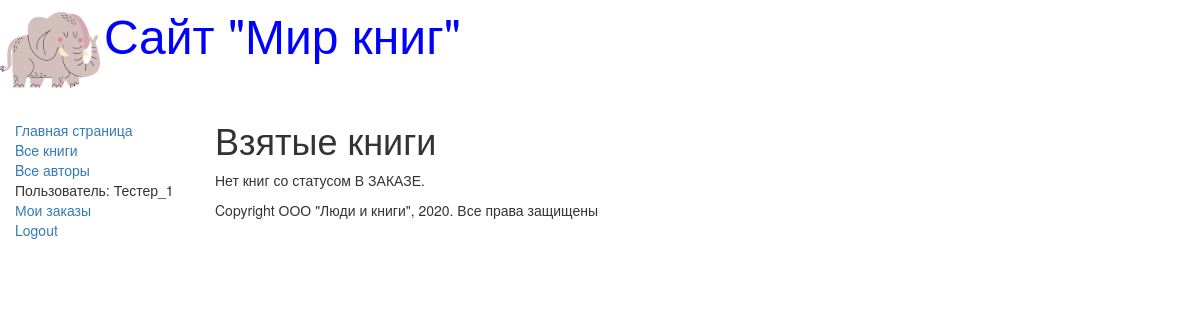
Before: /mybooks/ (signed in) with the older database file.
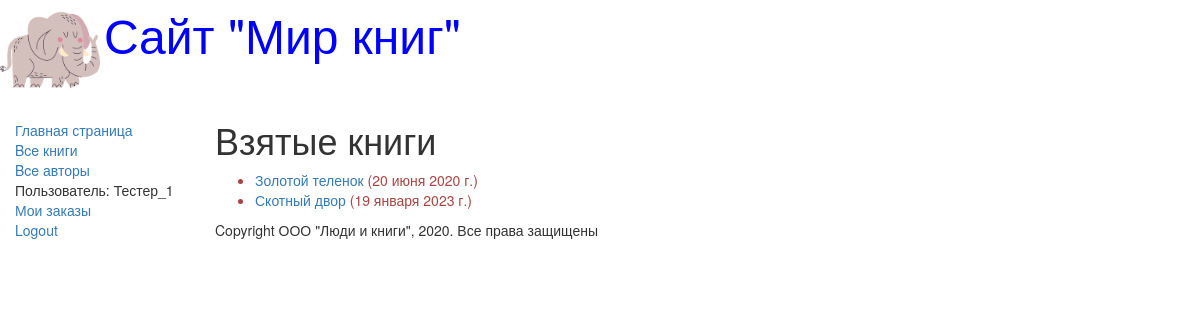
After: the same page with the newer database file.
### catalog/models.py (models this page shows, shortened)
class BookInstance(models.Model):
    book = models.ForeignKey('Book', on_delete=models.CASCADE, null=True)
    inv_nom = models.CharField(max_length=20, null=True,
                               verbose_name='Инвентарный номер',
                               help_text='Введите инвентарный номер экземпляра')
    imprint = models.CharField(max_length=200, verbose_name='Издательство',
                               help_text='Введите издательство и год выпуска')
    status = models.ForeignKey('Status', on_delete=models.CASCADE, null=True,
                               verbose_name='Статус экземпляра книги',
                               help_text='Изменить состояние экземпляра')
    due_back = models.DateField(null=True, blank=True,
                                verbose_name='Дата окончания статуса',
                                help_text='Введите конец срока статуса')
    borrower = models.ForeignKey(User, on_delete=models.SET_NULL, null=True,
                                 blank=True, verbose_name='Заказчик',
                                 help_text='Выберите заказчика книги')
    class Meta:
        ordering = ["due_back"]
    @property
    def is_overdue(self):
        if self.due_back and date.today() > self.due_back: # if self.due_back -- это проверка на пустую дату
            return True
        else:
            return False

class Book(models.Model):
    title = models.CharField(max_length=200, help_text='Ведите название книги',
                             verbose_name='Название книги')
    genre = models.ForeignKey('Genre', on_delete=models.CASCADE,
                              help_text='Выберите жанр книги',
                              verbose_name='Жанр книги', null=True)
    language = models.ForeignKey('Language', on_delete=models.CASCADE,
                                 help_text='Выберите язык книги',
                                 verbose_name='Язык книги', null=True)
    author = models.ManyToManyField('Author', # null=True, <--  null has no effect on ManyToManyField
                              help_text='Выберите автора книги',
                              verbose_name='Автора книги')
    summary = models.TextField(max_length=1000, verbose_name='Аннотация книги',
                               help_text='Введите краткое описание книги')
    isbn = models.CharField(max_length=13, verbose_name='ISBN книги',
                            help_text='Должно содержать 13 символов')
    def display_author(self):
        return ', '.join([author.last_name for author in self.author.all()])
    display_author.short_description = 'Авторы'

### catalog/views.py (the view)
# urls.py: url(r'^mybooks/$', views.LoanedBooksByUserListView.as_view(), name='my-borrowed'),
class LoanedBooksByUserListView(LoginRequiredMixin, generic.ListView):
    model = BookInstance
    template_name = 'catalog/bookinstance_list_borrowed_user.html'
    paginate_by = 10
    def get_queryset(self):
        return BookInstance.objects.filter(borrower=self.request.user).filter(status__exact='2').order_by('due_back')

### templates/catalog/bookinstance_list_borrowed_user.html
{% extends "base_generic.html" %}
{% block content %}
<h1>Взятые книги</h1>
{% if bookinstance_list %}
<ul>
    {% for bookinst in bookinstance_list %}
    <li class="{% if bookinst.is_overdue %}text-danger{% endif %}">
        <a href="{% url 'book-detail' bookinst.book.pk %}">{{bookinst.book.title}}</a>
        ({{ bookinst.due_back }})
    </li>
    {% endfor %}
</ul>
{% else %}
<p>Нет книг со статусом В ЗАКАЗЕ.</p>
{% endif %}
{% endblock %}

Changed rows visible on the page:
now on this page (row edited): BookInstance: book "Золотой теленок", due_back "20 июня 2020 г."
now on this page (row edited): BookInstance: book "Скотный двор", due_back "19 января 2023 г."
Other visible differences:
text no longer shown: "Нет книг со статусом В ЗАКАЗЕ."
